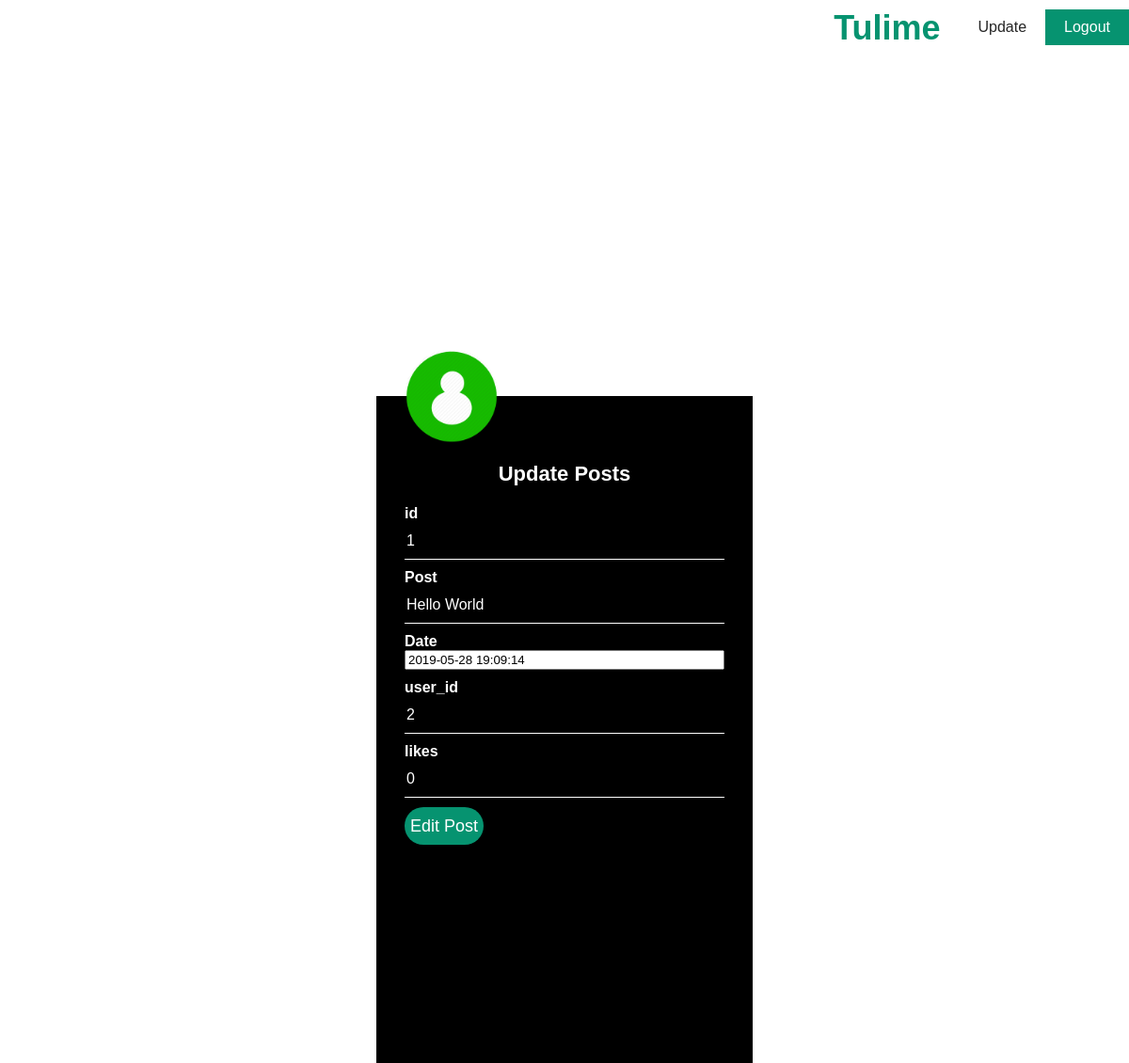
/editupd.php?id=1, run on the app's committed database.
### tables this page shows
CREATE TABLE IF NOT EXISTS `posts` (
  `id` int(11) unsigned NOT NULL AUTO_INCREMENT,
  `body` varchar(180) NOT NULL,
  `posted_at` datetime NOT NULL,
  `user_id` int(11) unsigned DEFAULT NULL,
  `likes` int(11) unsigned DEFAULT NULL,
  `postimg` varchar(255) DEFAULT NULL,
  `topics` varchar(400) DEFAULT NULL,
  PRIMARY KEY (`id`),
  KEY `user_id` (`user_id`)
);

### editupd.php (the view, shortened to what this page needs)
<html>
<head>
     <link rel="stylesheet" type="text/css" href="css/event.css">
      <link rel="stylesheet" type="text/css" href="css/style.css">
 </head>
    <?php
    $DB_HOST = "localhost";
    $DB_NAME = "tulime";
    $DB_USER = "root";
    $DB_PASS = "";
    $con = new mysqli($DB_HOST, $DB_USER, $DB_PASS, $DB_NAME);
    ?>
    <body>
         <div class="wrapper">
            <nav>
                <div class="logo">Tulime</div>
                <ul>
                    <li><a href="update.php">Update</a></li>
                    <li><a  class="active" href="adminlogout.php">Logout</a>
                </ul>
            </nav>
        </div>
        <?php
        $result = $con->query('SELECT * FROM posts where id = "' . $_GET["id"] . '"');
        if($result === FALSE) {
            die(mysql_error());
        }while($row = mysqli_fetch_array($result)) {
        ?>
        <div class="loginbox">
            <img src="css/Images/avatar.png" class="avatar">
            <h1>Update Posts</h1>
            <form method="post">
                <p>id</p>
                <input type="text" name="Event_id" value="<?php echo $row['id'] ;?>" required>
                <p>Post</p>
                <input type="text" name="post"  value="<?php echo $row['body'] ;?>"   required>
                <p>Date</p>
                <input type="datetime" name="Date"   value="<?php echo $row['posted_at'] ;?>" required>
                <p>user_id</p>
                <input type="text" name="post"  value="<?php echo $row['user_id'] ;?>"   required>
                <p>likes</p>
                <input type="text" name="Likes" value="<?php echo $row['likes'] ;?>" required>
                 <button type="submit" name="submit" class="btn btn-info">Edit Post</button>
                <?php   } ?>
            </form>
        </div>
    </body>
</html>

### css/event.css (style rules this page uses)
body { margin: 0; padding: 0; background: url(Images/pic5.jpg); background-size: cover; background-position: center; font-family: sans-serif; }
.loginbox { width: 400px; height: 740px; background: #000; color: #fff; top: 70%; left: 50%; position: absolute; transform: translate(-50%,-50%); box-sizing: border-box; padding: 70px 30px; z-index: 1000; }
.avatar { width: 100px; height: 100px; border-radius: 50%; position: absolute; top: -50px; left: calc(50% -50px); }
h1 { margin: 0; padding: 0 0 20px; text-align: center; font-size: 22px; }
.loginbox p { margin: 0; padding: 0; font-weight: bold; }
.loginbox input { width: 100%; margin-bottom: 10px; }
.loginbox input[type="text"] , input[type="password"] , input[type="time"] , input[type="date"], input[type="file"] { border: none; border-bottom: 1px solid #fff; background: transparent; outline: none; height: 40px; color: #fff; font-size: 16px; }
.loginbox input[type="submit"] , button[type="submit"] { border: none; outline: none; height: 40px; background: #069370; color: #fff; font-size: 18px; border-radius: 20px; }

### css/style.css (style rules this page uses)
body { margin: 0; padding: 0; font-family: 'Poppins', sans-serif; background-attachment: fixed; }
.logo { color: #069370; height: 60px; font-size: 36px; line-height: 60px; padding: 0 20px; text-align: center; box-sizing: border-box; float: left; font-weight: 700; text-decoration: none; }
nav { float: right; }
nav ul { margin: 0; padding: 0; display: flex; }
nav ul li { list-style: none; }
nav ul li a { display: block; margin: 10px 0; padding: 10px 20px; text-decoration: none; color: #262626; }
nav ul li a.active, nav ul li a:hover { background: #069370; color: #fff; transition: 0.5s; }

### data on the page
posts: Event_id "1", post "Hello World", Date "2019-05-28 19:09:14", post "2", Likes "0"
